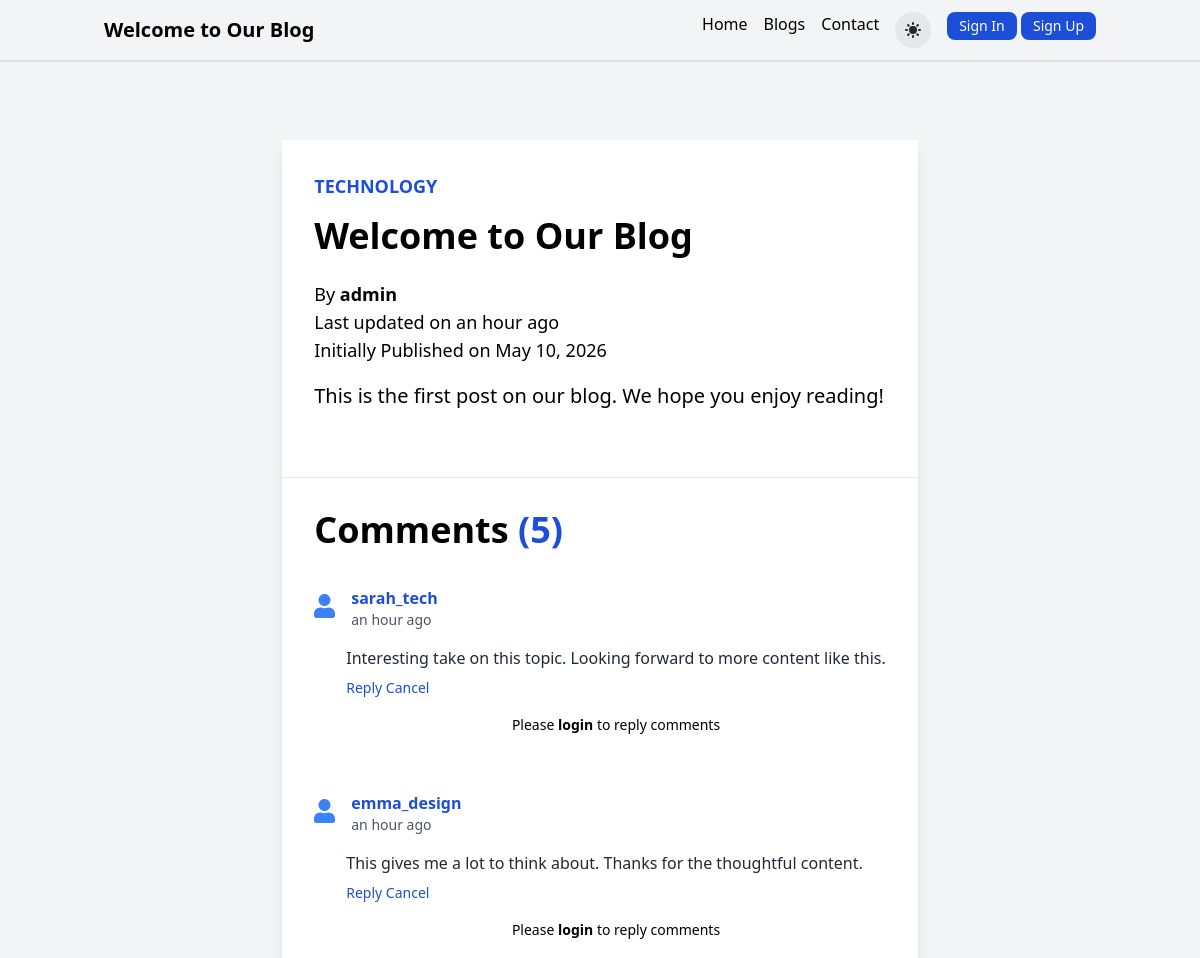
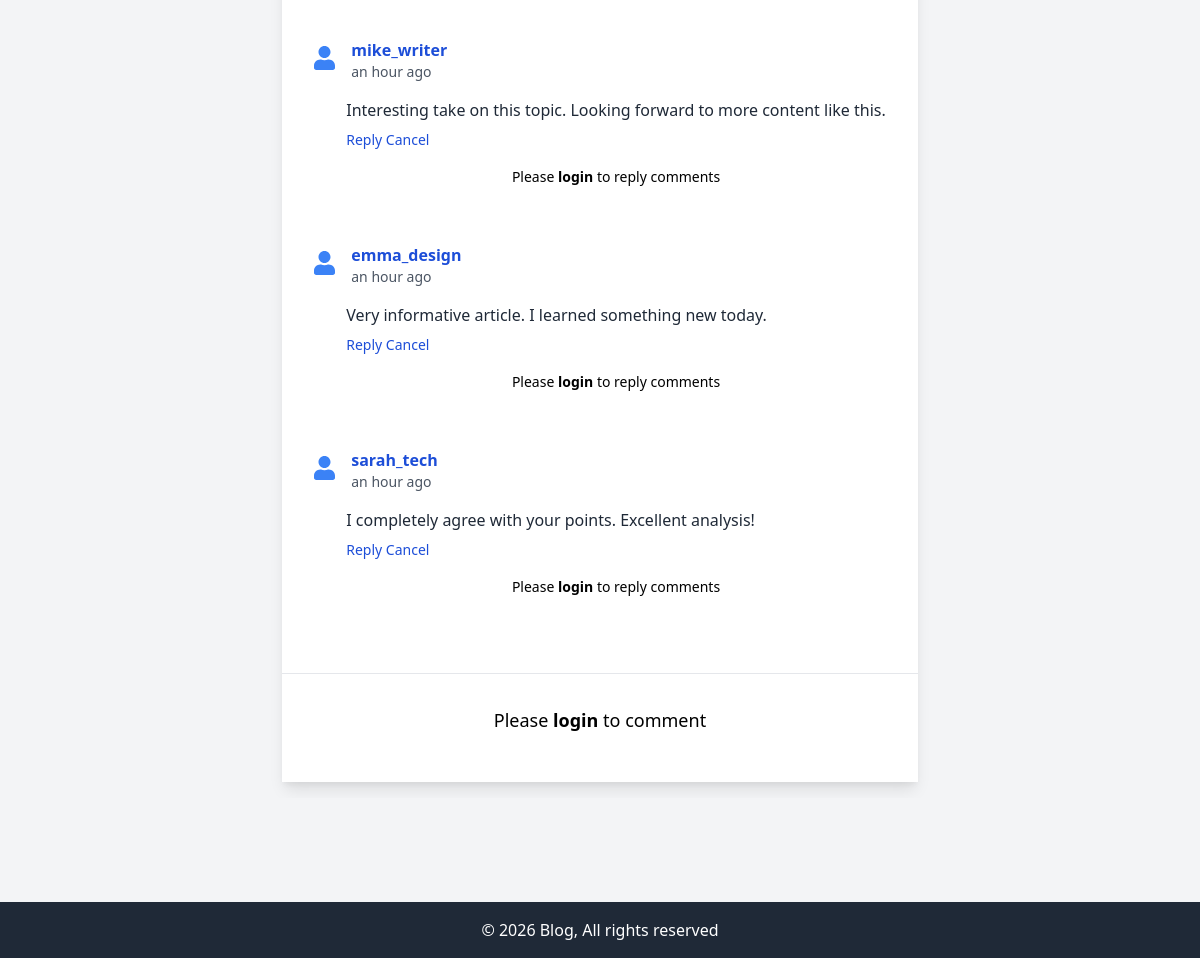
Page /blog/blogpost/welcome-to-our-blog/ on the committed database (2 pictures, top to bottom).
### blog/models.py (models this page shows, shortened)
class Post(models.Model):
    b_no = models.AutoField(primary_key=True)
    title = models.CharField(max_length=200)
    slug = models.SlugField(unique=True, blank=True)
    content = models.TextField()
    author = models.ForeignKey(User, on_delete=models.CASCADE)
    created_at = models.DateTimeField(auto_now_add=True)
    updated_at = models.DateTimeField(auto_now=True)
    category = models.CharField(max_length=50)

class Comment(models.Model):
    c_no = models.AutoField(primary_key=True)
    post = models.ForeignKey(Post, on_delete=models.CASCADE)
    content = models.TextField()
    user = models.ForeignKey(User, on_delete=models.CASCADE)
    parent = models.ForeignKey('self', on_delete=models.CASCADE, null=True)
    created_at = models.DateTimeField(auto_now_add=True)

### blog/views.py (the view)
# urls.py: path('blogpost/<slug:slug>/', views.singleb, name='singleb_slug'),
def singleb(request, slug):
  post = Post.objects.get(slug=slug)
  comments = Comment.objects.filter(post=post, parent = None)
  counts = Comment.objects.filter(post=post).count()
  comment_dict = {}
  for comment in comments:
      comment_dict[comment] = Comment.objects.filter(parent=comment)
  contents = {
      'post': post,
      'comment_dict': comment_dict,
      'user': request.user,
      'counts': counts,
  }
  return render(request, 'blog/singleb.html', contents)

### templates/blog/singleb.html (shortened to what this page needs)
{% extends 'boilerplate.html'%}
{% block header %}{{post.title}}{% endblock %}
{% block main %}
{% load humanize %}
<div class="container mx-auto sm:px-4 py-8 px-0">
    <section class="w-full flex flex-col items-center px-0 overflow-x-hidden">
        <article class="flex flex-col bg-white dark:bg-gray-500 shadow-lg my-4 max-w-full lg:max-w-2xl xl:max-w-3xl mx-auto">
            <div class="flex flex-col justify-between sm:p-8 p-1 h-full">
                <a href="#" class="text-blue-700 text-lg font-bold uppercase pb-4">{{ post.category }}</a>
                <h1 class="text-4xl font-extrabold hover:text-gray-700 pb-6">{{ post.title }}</h1>
                <p class="text-lg pb-4">
                    By <a href="#" class="font-semibold hover:text-gray-800">{{ post.author.username }}</a> <br>
                    Last updated on {{ post.updated_at| naturaltime }} <br>
                    Initially Published on {{ post.created_at|date:"M d, Y" }}
                </p>
                <div class="text-xl text-justify leading-relaxed pb-8">
                    {{ post.content|safe }}
                </div>
            </div>
            <hr>
            <div class="flex flex-col justify-between sm:p-8 p-1 h-full">
                <h1 class="text-4xl font-extrabold hover:text-gray-700 pb-6">Comments
                    {% if counts > 0 %}
                        <span class='font-semibold text-blue-700'>({{ counts }})</span>
                    {% endif %}
                </h1>
                {% for comment, replies in comment_dict.items %}
                <div class="flex flex-col space-y-2 my-3">
                    <div class="flex items-center">
                        <div class="flex-shrink-0">
                            <i class="fas fa-user text-blue-500 text-2xl"></i>
                        </div>
                        <div class="ml-4">
                            <p class="font-bold text-blue-700">{{ comment.user.username }}</p>
                            <p class="text-sm text-gray-600">{{ comment.created_at|naturaltime }}</p>
                        </div>
                    </div>
                    <div class="ml-8">
                        <p class="mt-2 text-gray-800">{{ comment.content }}</p>
                        <button @click="open = !open" class="mt-2 text-sm text-blue-700 hover:underline">
                            <span x-show="!open">Reply</span>
                            <span x-show="open">Cancel</span>
                        </button>
                        <div x-show="open" class="mt-4 space-y-4">
                            {% if user.is_authenticated %}
                            <form action="{% url 'blog:comment' %}" method="post">
                                {% csrf_token %}
                                <textarea id="content" name="content" class="shadow appearance-none border rounded w-full py-3 px-4 text-gray-700 leading-tight focus:outline-none focus:shadow-outline" placeholder="Write your reply..." required></textarea>
                                <input type="hidden" name="post_slug" value="{{ post.slug }}">
                                <input type="hidden" name="parentc_no" value="{{ comment.c_no }}">
                                <button type="submit" class="bg-blue-500 hover:bg-blue-700 text-white font-bold py-2 px-6 rounded focus:outline-none focus:shadow-outline mt-2">
                                    Submit Reply
                                </button>
                            </form>
                            {% else %}
                                <div>
                                    <p class="text-sm text-center pb-4">
                                        Please <a href="{% url 'home:login' %}" class="font-semibold hover:text-gray-800">login</a> to reply comments
                                    </p>
                                </div>
                            {% endif %}
                        </div>
                    </div>
                </div>
                {% endfor %}
            </div>
            <hr>
            <div class="flex flex-col justify-between sm:p-8 p-1 h-full">
                {% if user.is_authenticated %}
                    <p class="text-lg pb-4">
                        Post comment here
                    </p>
                    <div class="text-xl text-justify leading-relaxed pb-8">
                        <form action = "{% url 'blog:comment' %}" method='post'>
                            {% csrf_token %}
                            <textarea id="content" name="content" class="dark:bg-gray-600 shadow appearance-none border rounded w-full py-3 px-4 text-gray-700 text-lg leading-tight focus:outline-none focus:shadow-outline" required></textarea>
                                <input type="hidden" name="post_slug" value='{{ post.slug }}'>
                            <input type="hidden" name='parentc_no' value=''>
                                <button type="submit" class="bg-blue-500 hover:bg-blue-700 text-white font-bold py-3 px-6 rounded focus:outline-none focus:shadow-outline">Submit</button>
                        </form>
                    </div>
                {% else %}
                    <div>
                        <h4 class="text-lg text-center pb-4">
                            Please <a href="{% url 'home:login' %}" class="font-semibold hover:text-gray-800">login</a> to comment
                        </h4>
                    </div>
                {% endif %}
            </div>
        </article>
    </section>
</div>
{% endblock %}

### rows in the picture
Post: title "Welcome to Our Blog", category "TECHNOLOGY", author.username "admin", updated_at "an hour ago", created_at "May 10, 2026", content "This is the first post on our blog. We hope you enjoy reading!"
Comment: user.username "sarah_tech", created_at "an hour ago", content "Interesting take on this topic. Looking forward to more content like this."
Comment: user.username "emma_design", created_at "an hour ago", content "This gives me a lot to think about. Thanks for the thoughtful content."
Comment: user.username "mike_writer", created_at "an hour ago", content "Interesting take on this topic. Looking forward to more content like this."
Comment: user.username "emma_design", created_at "an hour ago", content "Very informative article. I learned something new today."
Comment: user.username "sarah_tech", created_at "an hour ago", content "I completely agree with your points. Excellent analysis!"

### other values in the picture
{{ counts }} "5"
